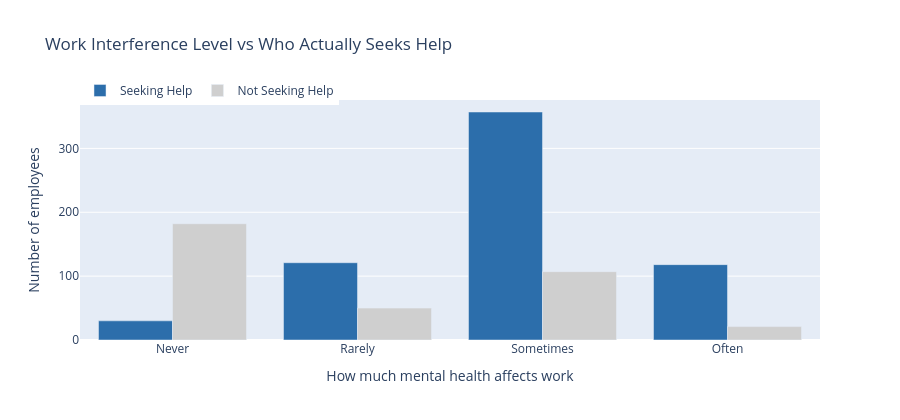

The cell this chart's notebook holds for it:
### Markdown cell above
### Chart 1 — When Work Is Suffering Daily, Do People Still Stay Silent?

### Code cell
# For each work interference level, calculate exact treatment vs no-treatment counts
order = ['Never', 'Rarely', 'Sometimes', 'Often']
records = []
for level in order:
    subset = tech_survey[tech_survey['work_interfere'] == level]
    yes = (subset['treatment'] == 'Yes').sum()
    no  = (subset['treatment'] == 'No').sum()
    records.append({'Level': level, 'Seeking Help': yes, 'Not Seeking Help': no})

wi_tech_survey = pd.DataFrame(records)

fig = go.Figure()
fig.add_trace(go.Bar(name='Seeking Help',     x=wi_tech_survey['Level'], y=wi_tech_survey['Seeking Help'],     marker_color='#2C6EAB'))
fig.add_trace(go.Bar(name='Not Seeking Help', x=wi_tech_survey['Level'], y=wi_tech_survey['Not Seeking Help'], marker_color='#CFCFCF'))

fig.update_layout(
    barmode='group',
    title='Work Interference Level vs Who Actually Seeks Help',
    xaxis_title='How much mental health affects work',
    yaxis_title='Number of employees',
    height=420,
    legend=dict(orientation='h', y=1.1)
)
fig.show()

print('Untreated employees by interference level:')
for _, row in wi_tech_survey.iterrows():
    total = row['Seeking Help'] + row['Not Seeking Help']
    pct_untreated = round(row['Not Seeking Help'] / total * 100, 1)
    print(f"  {row['Level']:10s}: {int(row['Not Seeking Help'])} untreated out of {total} ({pct_untreated}% silent)")

### Figure 1 — Plotly figure (JSON) as saved in the notebook; plotly's stock layout.template omitted (floating-point values rounded to 4 significant figures)
{"data": [{"marker": {"color": "#2C6EAB"}, "name": "Seeking Help", "type": "bar", "x": ["Never", "Rarely", "Sometimes", "Often"], "y": [30, 121, 357, 118]}, {"marker": {"color": "#CFCFCF"}, "name": "Not Seeking Help", "type": "bar", "x": ["Never", "Rarely", "Sometimes", "Often"], "y": [182, 50, 107, 21]}], "layout": {"barmode": "group", "height": 420, "legend": {"orientation": "h", "y": 1.1}, "title": {"text": "Work Interference Level vs Who Actually Seeks Help"}, "xaxis": {"title": {"text": "How much mental health affects work"}}, "yaxis": {"title": {"text": "Number of employees"}}}}
